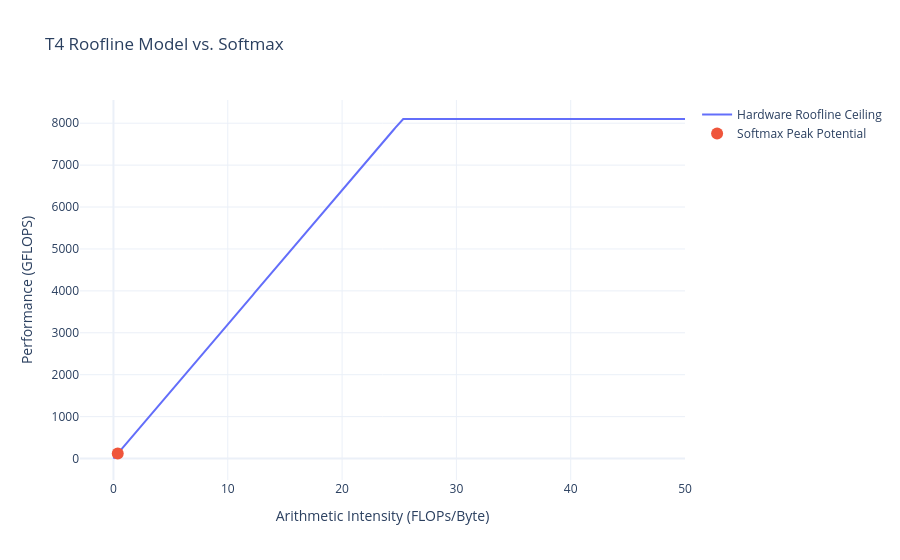

Notebook cell for this chart:
### Code cell
peak_mem_bandwidth = 320  # GB/s (Slope)
peak_comp_throughput = 8100  # GFLOPS (8.1 TFLOPS)

# x-axis representing Arithmetic Intensity (FLOPs/Byte)
x_roofline = np.linspace(0, 50, 500)

# The Roofline formula: min(Memory Bound, Compute Bound)
y_roofline = np.minimum(peak_mem_bandwidth * x_roofline, peak_comp_throughput)

# 2. Softmax characteristics
softmax_ai = 0.375  # 3 FLOPs / 8 Bytes
# Maximum possible performance Softmax can achieve on this hardware
softmax_max_perf = softmax_ai * peak_mem_bandwidth  # 120 GFLOPS
fig = go.Figure()
fig.add_traces(
    [
        go.Scatter(
            x=x_roofline,
            y=y_roofline,
            name="Hardware Roofline Ceiling",
            mode="lines",
        ),
        go.Scatter(
            x=[softmax_ai],
            y=[softmax_max_perf],
            name="Softmax Peak Potential",
            mode="markers",
            marker={"size": 12, "symbol": "circle"},
        ),
    ]
)

fig.update_layout(
    title="T4 Roofline Model vs. Softmax",
    xaxis_title="Arithmetic Intensity (FLOPs/Byte)",
    yaxis_title="Performance (GFLOPS)",
    template="plotly_white",
)

fig.show()

### Figure 1 — Plotly figure (JSON) as saved in the notebook; plotly's stock layout.template omitted (floating-point values rounded to 4 significant figures; data arrays with more than 128 entries replaced by an {"elided": "..."} marker saying what was removed)
{"data": [{"mode": "lines", "name": "Hardware Roofline Ceiling", "type": "scatter", "x": {"elided": "500 float values"}, "y": {"elided": "500 float values"}}, {"marker": {"size": 12, "symbol": "circle"}, "mode": "markers", "name": "Softmax Peak Potential", "type": "scatter", "x": [0.375], "y": [120]}], "layout": {"title": {"text": "T4 Roofline Model vs. Softmax"}, "xaxis": {"title": {"text": "Arithmetic Intensity (FLOPs/Byte)"}}, "yaxis": {"title": {"text": "Performance (GFLOPS)"}}}}
